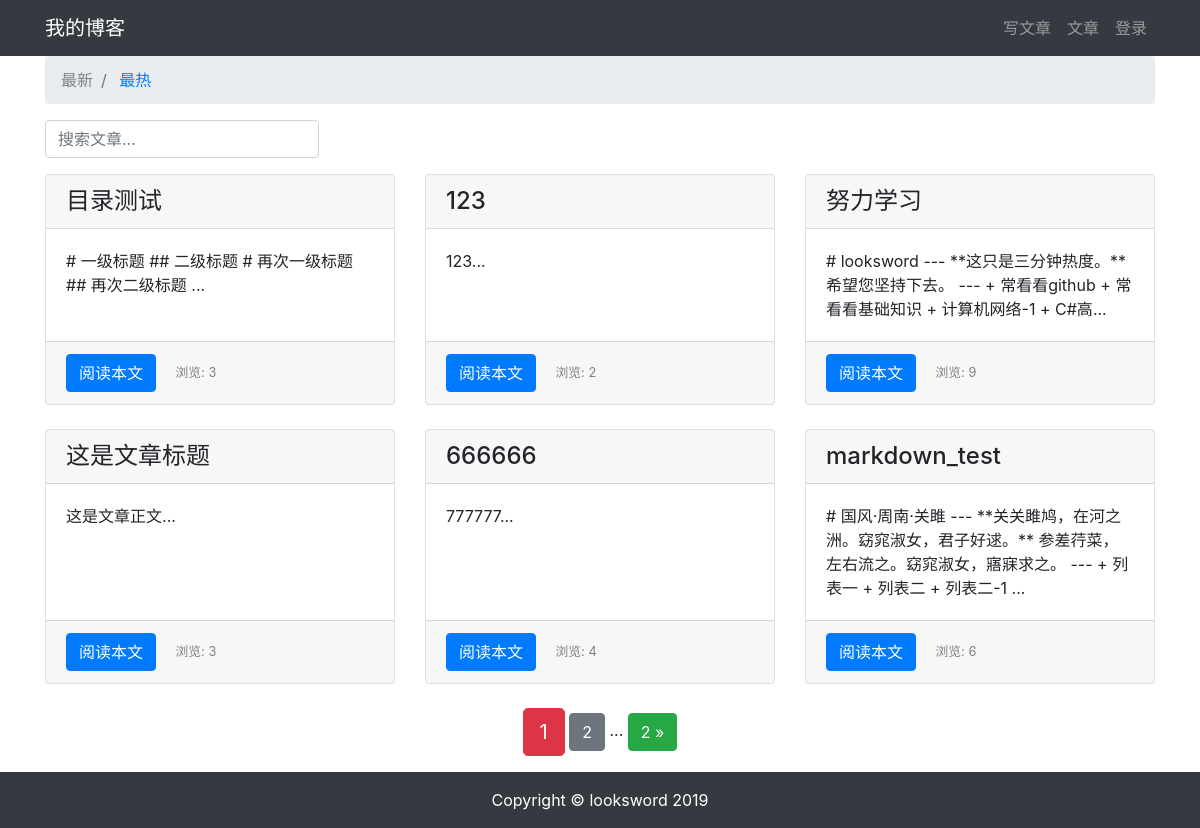
Page /article/article-list/ on the committed database.
### article/models.py (models this page shows, shortened)
class ArticlePost(models.Model):
	author = models.ForeignKey(User, on_delete=models.CASCADE)
	title = models.CharField(max_length=100)
	body = models.TextField()
	created = models.DateTimeField(default=timezone.now)
	updated = models.DateTimeField(auto_now=True)
	total_views = models.PositiveIntegerField(default=0)
	class Meta:
		ordering = ('-created',)

### article/views.py (the view)
# urls.py: path('article-list/', views.article_list, name='article_list'),
def article_list(request):
	search = request.GET.get('search')
	order = request.GET.get('order')
	if search:
		if order == 'total_views':
			article_list = ArticlePost.objects.filter(
				Q(title__icontains=search) |
				Q(body__icontains=search)
			).order_by('-total_views')
		else:
			article_list = ArticlePost.objects.filter(
				Q(title__icontains=search) |
				Q(body__icontains=search)
			)
	else:
		search = ''
		if order == 'total_views':
			article_list = ArticlePost.objects.all().order_by('-total_views')
		else:
			article_list = ArticlePost.objects.all()
	paginator = Paginator(article_list, 6)
	page = request.GET.get('page')
	articles = paginator.get_page(page)
	context = { 'articles': articles, 'order': order, 'search': search }
	return render(request, 'article/list.html', context)

### templates/article/list.html (shortened to what this page needs)
{% extends "base.html" %}
{% load staticfiles %}
{% block content %}
<div class="container">
	<nav aria-label="breadcrumb">
		<ol class="breadcrumb">
			<li class="breadcrumb-item">
				{% if order != 'total_views' %}
					<span style="color: gray">最新</span>
				{% else %}
					<a href="{% url 'article:article_list' %}?search={{ search }}">
						最新
					</a>
				{% endif %}
			</li>
			<li class="breadcrumb-item">
				{% if order == 'total_views' %}
					<span style="color: gray">最热</span>
				{% else %}
					<a href="{% url 'article:article_list' %}?order=total_views&search={{ search }}">
						最热
					</a>
				{% endif %}
			</li>
		</ol>
	</nav>
	<div class="row">
		<div class="col-auto mr-auto">
			<form class="form-inline" >
				<input type="text"
					class="form-control mb-2 mr-sm-2"
					name="search"
					placeholder="搜索文章..."
					required
				>
			</form>
		</div>
	</div>
	<div class="row mt-2">
		{% for article in articles %}
		<div class="col-4 mb-4">
			<div class="card h-100">
				<h4 class="card-header">{{ article.title }}</h4>
				<div class="card-body">
					<p class="card-text">{{ article.body|slice:'100' }}...</p>
				</div>
				<div class="card-footer">
					<a href="{% url 'article:article_detail' article.id %}" class="btn btn-primary">阅读本文</a>
					<span>
						<small class="col align-self-end" style="color: gray;">浏览: {{ article.total_views }}</small>
					</span>
				</div>
			</div>
		</div>
		{% endfor %}
	</div>
</div>
<div class="pagination row">
	<div class="m-auto">
		<span class="step-links">
			<span class="current btn btn-danger btn-lg">
				{{ articles.number }}
			</span>
			{% if articles.has_next %}
				<a href="?page={{ articles.next_page_number }}&order={{ order }}&search={{ search }}"
				   class="btn btn-secondary"
				>
					{{ articles.next_page_number }}
				</a>
				<span>...</span>
				<a href="?page={{ articles.paginator.num_pages }}&order={{ order }}&search={{ search }}"
				   class="btn btn-success"
				>
					{{ articles.paginator.num_pages }} &raquo;
				</a>
			{% endif %}
		</span>
	</div>
</div>
{% endblock content %}

### templates/base.html (shortened to what this page needs)
{% load staticfiles %}
<!DOCTYPE html>
<html lang="zh-cn">
<head>
	<link rel="stylesheet" href="{% static 'bootstrap/css/bootstrap.min.css' %}">
	<link rel="stylesheet" href="{% static 'md_css/monokai.css' %}">
</head>
<body>
	{% include 'header.html' %}
	{% block content %}{% endblock content %}
	{% include 'footer.html' %}
</body>
</html>

### templates/header.html (shortened to what this page needs)
<nav class="navbar navbar-expand-lg navbar-dark bg-dark">
  <div class="container">
	<a class="navbar-brand" href="#">我的博客</a>
	<div>
	  <ul class="navbar-nav">
		<li class="nav-item">
		  <a class="nav-link" href="{% url 'article:article_create' %}">写文章</a>
		</li>
		<li class="nav-item">
		  <a class="nav-link" href="{% url 'article:article_list' %}">文章</a>
		</li>
		{% if user.is_authenticated %}
			<li class="nav-item dropdown">
				<a class="nav-link dropdown-toggle" href="#" id="navbarDropdown" role="button" data-toggle="dropdown" aria-haspopup="true" aria-expanded="false">
				  {{ user.username }}
				</a>
				<div class="dropdown-menu" aria-labelledby="navbarDropdown">
				  <a class="dropdown-item" href="#" onclick="user_delete()">删除用户</a>
				  <a class="dropdown-item" href='{% url "userprofile:logout" %}'>退出登录</a>
				</div>
			</li>
		{% else %}
			<li class="nav-item">
				<a class="nav-link" href="{% url 'userprofile:login' %}">登录</a>
			</li>
		{% endif %}
	  </ul>
	</div>
  </div>
</nav>

### templates/footer.html
{% load staticfiles %}
<div>
	<br><br><br>
</div>
<footer class="py-3 bg-dark fixed-bottom">
	<div class="container">
		<p class="m-0 text-center text-white">Copyright &copy; looksword 2019</p>
	</div>
</footer>

### rows in the picture
ArticlePost: title "目录测试", body "# 一级标题 ## 二级标题 # 再次一级标题 ## 再次二级标题", total_views "3"
ArticlePost: title "123", body "123", total_views "2"
ArticlePost: title "努力学习", body "# looksword --- **这只是三分钟热度。** 希望您坚持下去。 --- + 常看看github + 常看看基础知识 + 计算机网络-1 + C#高", total_views "9"
ArticlePost: title "这是文章标题", body "这是文章正文", total_views "3"
ArticlePost: title "666666", body "777777", total_views "4"
ArticlePost: title "markdown_test", body "# 国风·周南·关雎 --- **关关雎鸠，在河之洲。窈窕淑女，君子好逑。** 参差荇菜，左右流之。窈窕淑女，寤寐求之。 --- + 列表一 + 列表二 + 列表二-1", total_views "6"

### other values in the picture
{{ articles.number }} "1"
{{ articles.next_page_number }} "2"
{{ articles.paginator.num_pages }} "2"
